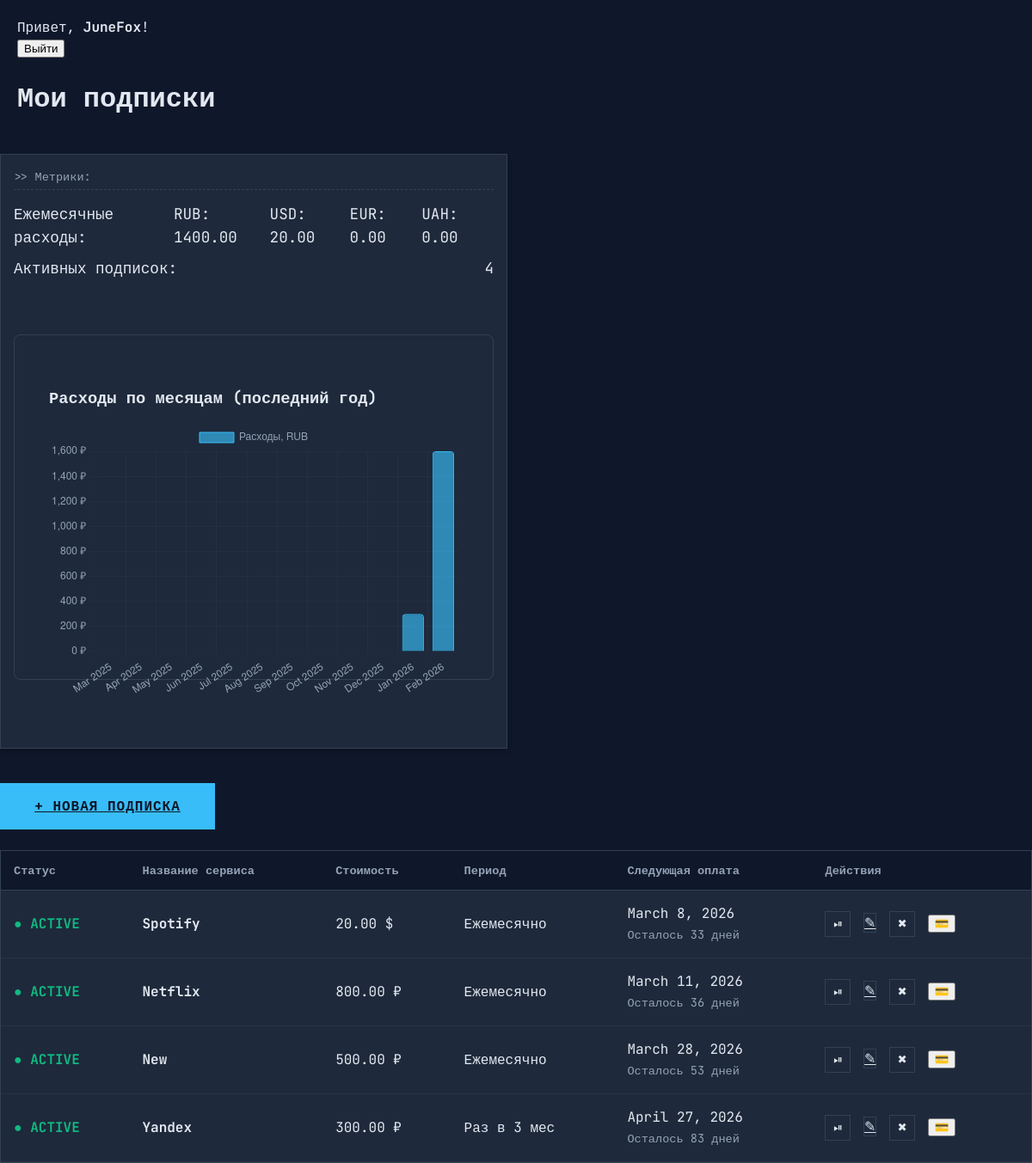
The app's page / (signed in) with its own data.
### pages/models.py (models this page shows, shortened)
class Subscription(models.Model):
    CURRENCY_CHOICES = [
        ('RUB', '₽ Рубли'),
        ('USD', '$ Доллары США'),
        ('EUR', '€ Евро'),
        ('UAH', '₴ Гривны'),
    ]
    PERIOD_CHOICES = [
        ('monthly',     'Ежемесячно'),
        ('quarterly',   'Раз в 3 месяца'),
        ('semi_annual', 'Раз в полгода'),
        ('annual',      'Ежегодно'),
        ('one_time',    'Разовый платёж'),
    ]
    user = models.ForeignKey(
        User,
        on_delete=models.CASCADE,
        related_name='subscriptions',
        verbose_name='Пользователь'
    )
    name = models.CharField(
        max_length=200,
        verbose_name='Название подписки',
        help_text='Например: Spotify Premium, Netflix, Яндекс Плюс и т.д.'
    )
    price = models.DecimalField(
        max_digits=10,
        decimal_places=2,
        validators=[MinValueValidator(0.01)],
        verbose_name='Стоимость',
        help_text='Сумма регулярного платежа'
    )
    currency = models.CharField(
        max_length=3,
        choices=CURRENCY_CHOICES,
        default='RUB',
        verbose_name='Валюта'
    )
    period = models.CharField(
        max_length=20,
        choices=PERIOD_CHOICES,
        default='monthly',
        verbose_name='Периодичность'
    )
    next_payment_date = models.DateField(
        verbose_name='Дата следующего платежа',
        help_text='Когда ожидается следующее списание'
    )
    is_active = models.BooleanField(
        default=True,
        verbose_name='Активна',
        help_text='Отключена подписка или нет'
    )
    service_url = models.URLField(
        max_length=500,
        blank=True,
        null=True,
        verbose_name='Ссылка на сервис',
        help_text='Опционально: сайт или личный кабинет подписки'
    )
    note = models.TextField(
        blank=True,
        verbose_name='Заметка / комментарий',
        help_text='Например: семейный тариф, используется на 2 устройствах и т.д.'
    )
    created_at = models.DateTimeField(
        auto_now_add=True,
        verbose_name='Дата создания'
    )
    updated_at = models.DateTimeField(
        auto_now=True,
        verbose_name='Дата последнего изменения'
    )
    class Meta:
        verbose_name = 'Подписка'
        verbose_name_plural = 'Подписки'
        ordering = ['next_payment_date', 'name']
        indexes = [
            models.Index(fields=['user', 'is_active']),
            models.Index(fields=['next_payment_date']),
        ]
    def get_price_display(self):
        symbols = {
            'RUB': '₽',
            'USD': '$',
            'EUR': '€',
            'UAH': '₴',
        }
        return f"{self.price:g} {symbols[self.currency]}"
    @property
    def days_until_next_payment(self):
        if not self.next_payment_date:
            return None
        delta = self.next_payment_date - timezone.now().date()
        return delta.days

### pages/views.py (the view)
# urls.py: path('', IndexView.as_view(), name='index'),
class IndexView(LoginRequiredMixin, ListView):
    model = Subscription
    template_name = 'pages/index.html'
    context_object_name = 'subscriptions'
    def get(self, request, *args, **kwargs):
        response = super().get(request, *args, **kwargs)
        return response
    def get_queryset(self):
        return Subscription.objects.filter(user=self.request.user)
    def get_context_data(self, **kwargs):
        context = super().get_context_data(**kwargs)
        subs = self.object_list
        active_subs_count = subs.filter(is_active=True).count()
        context['active_subscriptions'] = active_subs_count
        totals = {}
        currencies = ['RUB', 'USD', 'EUR', 'UAH']
        for currency in currencies:
            totals[currency] = 0
        for sub in subs:
            if not sub.is_active:
                continue
            if getattr(sub, 'period', None) == 'monthly':
                monthly_pay = sub.price
            elif getattr(sub, 'period', None) == 'quarterly':
                monthly_pay = sub.price / 3
            elif getattr(sub, 'period', None) == 'semi_annual':
                monthly_pay = sub.price / 6
            elif getattr(sub, 'period', None) == 'annual':
                monthly_pay = sub.price / 12
            elif getattr(sub, 'period', None) == 'one_time':
                continue
            totals[sub.currency] += monthly_pay
        context['monthly_total_by_currency'] = totals
        today = timezone.now().date()
        start_date = today - relativedelta(months=11)   # 12 месяцев включая текущий
        monthly_expenses = OrderedDict()
        current = start_date.replace(day=1)
        while current <= today:
            year = current.year
            month = current.month
            key = current.strftime("%Y-%m")
            label = current.strftime("%b %Y")
            monthly_expenses[key] = {"label": label, "amount": 0.0}
            current += relativedelta(months=1)
        summaries = MonthlyExpenseSummary.objects.filter(
            year__gte=start_date.year,
            year__lte=today.year,
        ).order_by('year', 'month')
        for summary in summaries:
            key = f"{summary.year}-{summary.month:02d}"
            if key in monthly_expenses:
                monthly_expenses[key]["amount"] += float(summary.total_amount)
        chart_labels = [data["label"] for data in monthly_expenses.values()]
        chart_data = [data["amount"] for data in monthly_expenses.values()]
        context['monthly_chart'] = {
            'labels': chart_labels,
            'data': chart_data,
            'currency': 'RUB',
        }
        return context

### templates/pages/index.html (shortened to what this page needs)
{% extends 'base.html' %}
{% load static %}
{% block content %}
    {% include "components/header.html" %}
    <div class="dashboard-grid">
        <section class="panel stats">
            <div class="panel-header">>> Метрики:</div>
            <div class="stat-row">
                <span>Ежемесячные расходы:</span>
                {% if monthly_total_by_currency %}
                    {% for currency, total in monthly_total_by_currency.items %}
                        <div>
                            {{ currency }}: {{ total|floatformat:2 }}
                        </div>
                    {% endfor %}
                {% else %}
                    <p>Нет активных подписок или расчет невозможен.</p>
                {% endif %}
            </div>
            <div class="stat-row">
                <span>Активных подписок:</span>
                <span class="value">{{ active_subscriptions }}</span>
            </div>
            <div style="margin: 4rem 0; background: var(--bg-panel); padding: 2.5rem; border-radius: 8px; border: 1px solid var(--border); height: 320px;">
                <h3 style="margin-bottom: 1rem; ">Расходы по месяцам (последний год)</h3>
                <canvas id="monthlyExpensesChart"></canvas>
            </div>
        </section>
    </div>
        <div style="margin: 1.5rem 0; text-align: left;">
            <a href="{% url 'pages:add_subscription' %}" class="btn-retro full-width" style="max-width: 220px; display: inline-block; text-align: center;">
                + НОВАЯ ПОДПИСКА
            </a>
        </div>
        <div class="table-container">
            <table>
                <thead>
                    <tr>
                        <th>Статус</th>
                        <th>Название сервиса</th>
                        <th>Стоимость</th>
                        <th>Период</th>
                        <th>Следующая оплата</th>
                        <th>Действия</th>
                    </tr>
                </thead>
                <tbody>
                {% for sub in subscriptions %}
                <tr class="{% if sub.days_until_next_payment is not None and sub.days_until_next_payment <= 3 %}urgent-row{% endif %}">
                    <td>
                        {% if sub.is_active %}
                            <span class="status-active">● ACTIVE</span>
                        {% else %}
                            <span class="status-inactive">○ INACTIVE</span>
                        {% endif %}
                    </td>
                    <td>
                        <strong>{{ sub.name }}</strong><br>
                    </td>
                    <td>{{ sub.get_price_display }}</td>
                    <td>
                        {% if sub.period == 'monthly' %}
                            Ежемесячно
                        {% elif sub.period == 'quarterly' %}
                            Раз в 3 мес
                        {% elif sub.period == 'semi_annual' %}
                            Раз в 6 мес
                        {% elif sub.period == 'annual' %}
                            Раз в год
                        {% elif sub.period == 'one_time' %}
                            Однократный
                        {% endif %}
                    </td>
                    <td class="{% if sub.days_until_next_payment is not None and sub.days_until_next_payment <= 3 %}urgent-text{% endif %}">
                        {{ sub.next_payment_date }} <br>
                        <small class="dimmed">
                            {% with days=sub.days_until_next_payment %}
                                {% if days is not None %}
                                    {% if days > 0 %}
                                        Осталось {{ days }} дней
                                    {% elif days == 0 %}
                                        Сегодня
                                    {% else %}
                                        Просрочена
                                    {% endif %}
                                {% endif %}
                            {% endwith %}
                        </small>
                    </td>
                    <td>
                        <button class="action-btn-active" data-subscription-id="{{ sub.id }}">⏯</button>
                        <a href="{% url 'pages:subscription_edit' sub.id %}" class="action-btn" title="Редактировать подписку">✎</a>
                        <form method="post" action="{% url 'pages:subscription_delete' sub.id %}" style="display:inline;">
                            <button type="submit" class="action-btn" onclick="return confirm('Вы уверены, что хотите удалить подписку?');">✖</button>
                        </form>
                        {% if sub.is_active %}
                        <button class="action-btn-paid"
                                data-subscription-id="{{ sub.id }}"
                                title="Подтвердить, что оплата произведена">
                            💳
                        </button>
    {% endif %}
                    </td>
                </tr>
                {% empty %}
                <tr><td colspan="6">Нет подписок</td></tr>
                {% endfor %}
                </tbody>
            </table>
        </div>
<script>
document.addEventListener('DOMContentLoaded', function () {
    const ctx = document.getElementById('monthlyExpensesChart').getContext('2d');
    const chartData = {
        labels: {{ monthly_chart.labels|safe }},
        datasets: [{
            label: 'Расходы, {{ monthly_chart.currency }}',
            data: {{ monthly_chart.data|safe }},
            backgroundColor: 'rgba(56, 189, 248, 0.65)',
            borderColor: 'rgba(56, 189, 248, 1)',
            borderWidth: 1,
            borderRadius: 4,
        }]
    };
    new Chart(ctx, {
        type: 'bar',
        data: chartData,
        options: {
            responsive: true,
            maintainAspectRatio: false,
            plugins: {
                legend: { display: true, labels: { color: '#94a3b8'} },
                title: { display: false }
            },
            scales: {
                x: {
                    grid: { color: 'rgba(51, 65, 85, 0.3)' },
                    ticks: { color: '#94a3b8' }
                },
                y: {
                    beginAtZero: true,
                    grid: { color: 'rgba(51, 65, 85, 0.3)' },
                    ticks: {
                        color: '#94a3b8',
                        callback: function(value) { return value.toLocaleString() + ' ₽'; }
                    }
                }
            }
        }
    });
});
</script>
{% endblock content %}

### templates/base.html (shortened to what this page needs)
{% load static %}
<!DOCTYPE html>
<html lang="ru">
    <head>
        <!DOCTYPE html>
        <html lang="ru">
        <link  rel = "stylesheet" href = "{% static 'css/style.css' %}">
    </head>
<body>
    <main>
        {% block content%}
        {% endblock content %}
    </main>
</body>
</html>

### templates/components/header.html (shortened to what this page needs)
<div class="container">
    <header>
        <div class="user-info">
            <span>Привет, <strong>{{ user.username }}</strong>!</span>
            <form method="post" action="{% url 'users:logout' %}" class="d-inline">
                <button type="submit" class="btn btn-outline-danger btn-sm">Выйти</button>
            </form>
        </div>
        <h1>Мои подписки</h1>
    </header>
</div>

### subscriptions/static/css/style.css (style rules this page uses)
:root { --bg-dark: #0f172a; --bg-panel: #1e293b; --accent: #38bdf8; --accent-dim: #0ea5e9; --text-main: #e2e8f0; --text-dim: #94a3b8; --danger: #ef4444; --success: #10b981; --border: #334155; }
body { background-color: var(--bg-dark); color: var(--text-main); font-family: 'JetBrains Mono', 'Courier New', monospace; margin: 0; overflow-x: hidden; line-height: 1.5; }
.container { max-width: 1200px; margin: 0 auto; padding: 20px; }
.dashboard-grid { display: grid; grid-template-columns: 1fr 1fr; gap: 20px; margin-bottom: 30px; }
.panel { background: var(--bg-panel); border: 1px solid var(--border); padding: 15px; box-shadow: 0 4px 6px rgba(0,0,0,0.2); }
.panel-header { color: var(--text-dim); font-size: 0.85em; margin-bottom: 15px; border-bottom: 1px dashed var(--border); padding-bottom: 5px; }
.stat-row { display: flex; justify-content: space-between; margin-bottom: 10px; font-size: 1.1em; }
.table-container { overflow-x: auto; border: 1px solid var(--border); }
table { width: 100%; border-collapse: collapse; text-align: left; background: var(--bg-panel); }
th { color: var(--text-dim); padding: 12px 15px; border-bottom: 1px solid var(--border); font-size: 0.85em; background: #0f172a; }
td { padding: 15px; border-bottom: 1px solid rgba(51, 65, 85, 0.5); vertical-align: middle; }
.dimmed { color: var(--text-dim); font-size: 0.85em; }
.status-active { color: var(--success); font-weight: bold; }
.action-btn, .action-btn-active { background: none; border: 1px solid var(--border); color: var(--text-main); width: 30px; height: 30px; cursor: pointer; margin-right: 5px; transition: 0.2s; }
.full-width { width: 100%; margin-top: 10px; padding: 15px; font-size: 1rem; letter-spacing: 1px; }
.btn-retro { background: var(--accent); color: #0f172a; border: none; font-weight: bold; cursor: pointer; font-family: 'JetBrains Mono', monospace; transition: all 0.2s; }

### records on screen
Subscription: currency "USD", price "20.00", is_active "● ACTIVE", name "Spotify", price "20.00 $", period "Ежемесячно", next_payment_date "March 8, 2026", days_until_next_payment "33"
Subscription: is_active "● ACTIVE", name "Netflix", price "800.00 ₽", period "Ежемесячно", next_payment_date "March 11, 2026", days_until_next_payment "36"
Subscription: is_active "● ACTIVE", name "New", price "500.00 ₽", period "Ежемесячно", next_payment_date "March 28, 2026", days_until_next_payment "53"
Subscription: is_active "● ACTIVE", name "Yandex", price "300.00 ₽", period "Раз в 3 мес", next_payment_date "April 27, 2026", days_until_next_payment "83"

### other values on screen
{{ user.username }} "JuneFox"
{{ currency }} "RUB" "EUR" "UAH"
{{ total|floatformat:2 }} "1400.00" "0.00" "0.00"
{{ active_subscriptions }} "4"
chart data {{ monthly_chart.currency }} RUB
chart data {{ monthly_chart.data|safe }} [0.0, 0.0, 0.0, 0.0, 0.0, 0.0, 0.0, 0.0, 0.0, 0.0, 300.0, 1600.0]
